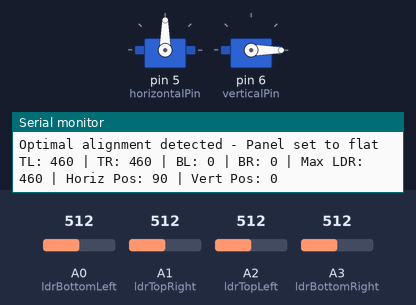
This sketch was run on a simulated Arduino Uno, built with avr-gcc and run on an emulated ATmega328P. On the bench: 2 × servo, the last lines printed to the serial monitor. Inputs (shaded band) come from the test bench; at power-on: A0 (ldrBottomLeft) = 512, A1 (ldrTopRight) = 512, A2 (ldrTopLeft) = 512, A3 (ldrBottomRight) = 512.

Above: at 1.2 s.
1.3 s: A0 (ldrBottomLeft) set to 570
4.3 s: A0 (ldrBottomLeft) set to 591
At 5.57 s:
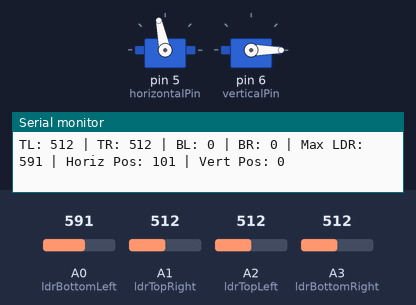
At 7.09 s:
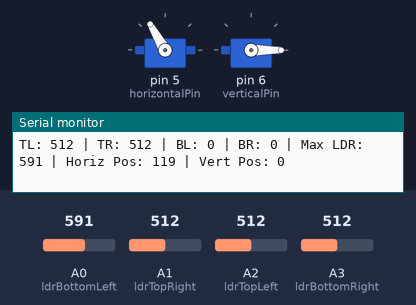
7.3 s: A1 (ldrTopRight) set to 80
At 7.76 s:
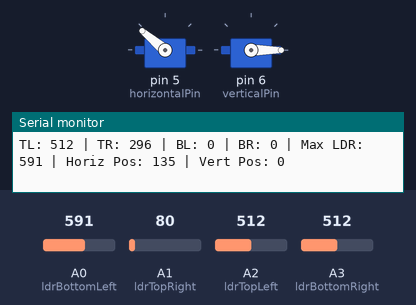
10.3 s: A1 (ldrTopRight) set to 641
13.3 s: A1 (ldrTopRight) set to 676
At 13.72 s:
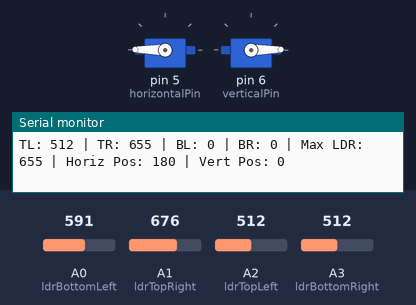
16.3 s: A2 (ldrTopLeft) set to 716
Timing chart, 0 to 20.3 s (numbered marks = the images above; inputs shaded):
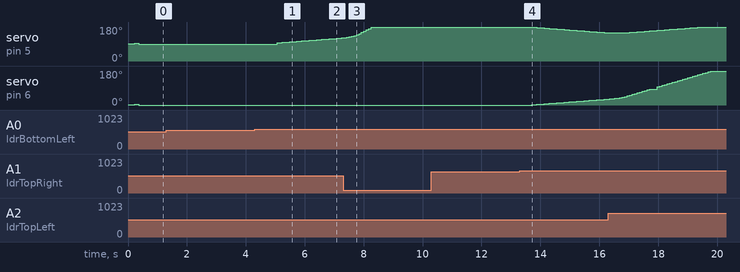

The sketch:

solar_panel_monitor.ino
```cpp
//Local control using LDR differences, servo adjustments, and sweeping in low light.
#include <Servo.h>

Servo horizontal;  // Horizontal axis servo
Servo vertical;    // Vertical axis servo

// Analog pins for LDRs
const int ldrTopLeft = A2;
const int ldrTopRight = A1;
const int ldrBottomLeft = A0;
const int ldrBottomRight = A3;

// Servo pins
const int horizontalPin = 5;
const int verticalPin = 6;

// Servo positions and sweep variables
int horizPos = 90;
int vertPos = 0;
int sweepStep = 1;
const int sweepRange = 60;  // Sweep ±60° from center
const int sweepDelay = 15;  // Speed of sweep
int horizDirection = 1;     // 1 for forward, -1 for reverse
int vertDirection = 1;

// Smoothing and calibration
const int numReadings = 10;
int readingsTL[numReadings], readingsTR[numReadings], readingsBL[numReadings], readingsBR[numReadings];
int readIndex = 0;
long totalTL = 0, totalTR = 0, totalBL = 0, totalBR = 0;
int avgTL = 0, avgTR = 0, avgBL = 0, avgBR = 0;
int maxLDR = 0;

// Tuning parameters
const float scaleFactor = 0.03;
const int lowLightThreshold = 200;
const int deadZone = 5;

void setup() {
  horizontal.attach(horizontalPin);
  vertical.attach(verticalPin);
  horizontal.write(horizPos);
  vertical.write(vertPos);
  Serial.begin(9600);
  Serial.println("Solar Tracker Initialized");

  for (int i = 0; i < numReadings; i++) {
    readingsTL[i] = 0;
    readingsTR[i] = 0;
    readingsBL[i] = 0;
    readingsBR[i] = 0;
  }
}

void loop() {
  // Smoothing logic
  totalTL = totalTL - readingsTL[readIndex];
  totalTR = totalTR - readingsTR[readIndex];
  totalBL = totalBL - readingsBL[readIndex];
  totalBR = totalBR - readingsBR[readIndex];

  readingsTL[readIndex] = analogRead(ldrTopLeft);
  readingsTR[readIndex] = analogRead(ldrTopRight);
  readingsBL[readIndex] = analogRead(ldrBottomLeft);
  readingsBR[readIndex] = analogRead(ldrBottomRight);

  totalTL = totalTL + readingsTL[readIndex];
  totalTR = totalTR + readingsTR[readIndex];
  totalBL = totalBL + readingsBL[readIndex];
  totalBR = totalBR + readingsBR[readIndex];

  readIndex = (readIndex + 1) % numReadings;

  avgTL = totalTL / numReadings;
  avgTR = totalTR / numReadings;
  avgBL = totalBL / numReadings;
  avgBR = totalBR / numReadings;

  int currentMax = max(avgTL, max(avgTR, max(avgBL, avgBR)));
  if (currentMax > maxLDR) maxLDR = currentMax;

  int avgTop = (avgTL + avgTR) / 2;
  int avgBottom = (avgBL + avgBR) / 2;
  int avgLeft = (avgTL + avgBL) / 2;
  int avgRight = (avgTR + avgBR) / 2;

  int dynamicTolerance = max(20, maxLDR / 50);

  // Check for optimal alignment (all LDRs high and uniform)
  if (maxLDR > lowLightThreshold && abs(avgTL - avgTR) < dynamicTolerance &&
      abs(avgTL - avgBL) < dynamicTolerance && abs(avgTL - avgBR) < dynamicTolerance) {
    horizPos = 90;
    vertPos = 0;
    horizontal.write(horizPos);
    vertical.write(vertPos);
    Serial.println("Optimal alignment detected - Panel set to flat");
  }
  // Low light condition: Start sweeping
  else if (avgTL < lowLightThreshold && avgTR < lowLightThreshold &&
           avgBL < lowLightThreshold && avgBR < lowLightThreshold) {
    // Sweep horizontal
    horizPos += sweepStep * horizDirection;
    if (horizPos <= 90 - sweepRange || horizPos >= 90 + sweepRange) {
      horizDirection = -horizDirection;  // Reverse direction
    }
    horizPos = constrain(horizPos, 0, 180);
    horizontal.write(horizPos);

    // Sweep vertical
    vertPos += sweepStep * vertDirection;
    if (vertPos <= 0 || vertPos >= 180) {
      vertDirection = -vertDirection;  // Reverse direction
    }
    vertPos = constrain(vertPos, 0, 180);
    vertical.write(vertPos);

    Serial.println("Low light - Sweeping to find light source");
  }
  // Normal tracking mode
  else {
    int horizDiff = avgLeft - avgRight;
    if (abs(horizDiff) > dynamicTolerance) {
      horizPos += int(horizDiff * scaleFactor);
      horizPos = constrain(horizPos, 0, 180);
      if (abs(horizPos - 90) > deadZone) horizontal.write(horizPos);
    }

    int vertDiff = avgTop - avgBottom;
    if (abs(vertDiff) > dynamicTolerance) {
      vertPos += int(vertDiff * scaleFactor);
      vertPos = constrain(vertPos, 0, 180);
      if (abs(vertPos - 90) > deadZone) vertical.write(vertPos);
    }
  }

  int bl;
  int br;
  // Serial monitoring
  Serial.print("TL: "); Serial.print(avgTL);
  Serial.print(" | TR: "); Serial.print(avgTR);
  Serial.print(" | BL: "); Serial.print(bl);
  Serial.print(" | BR: "); Serial.print(br);
  Serial.print(" | Max LDR: "); Serial.print(maxLDR);
  Serial.print(" | Horiz Pos: "); Serial.print(horizPos);
  Serial.print(" | Vert Pos: "); Serial.println(vertPos);

  delay(sweepDelay);
}
```

Measured:
- the behaviour switches between 579 and 580 on A0 (ldrBottomLeft) (found by bisection; images 0 and 1)
- the behaviour switches between 657 and 658 on A1 (ldrTopRight) (found by bisection; images 3 and 4)
- after the input at 4.3 s, servo on pin 5 (horizontalPin): moves from 90° to 122° over 2.2 s, starting after 0.77 s
- after the input at 13.3 s, servo on pin 5 (horizontalPin): moves from 180° to 149° over 2.5 s, starting after 0.41 s; servo on pin 6 (verticalPin): moves from 0° to 31° over 2.5 s, starting after 0.41 s
